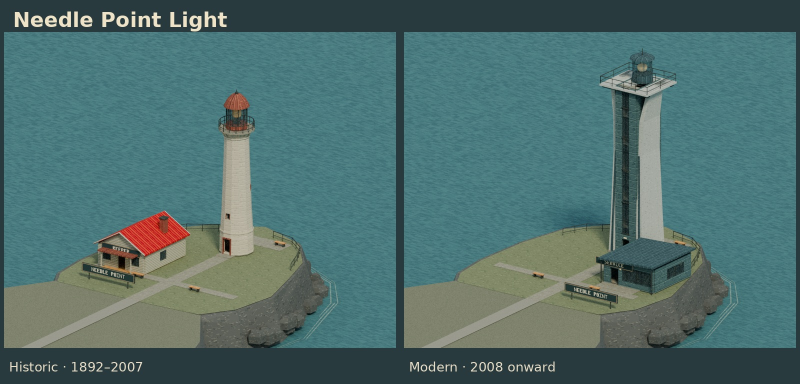
#> input picture prototypes/needle-point-light/review.jpg, 1600 x 768 px, given in place of historic-day.png, which was not available (shown at 1/2 size)
$ python package_review.py
#> lines starting #> are read from the running program, lines starting #| are printed output that depends on the picture
"""Assemble lighting comparisons from the exported-model render views."""
from pathlib import Path
from PIL import Image, ImageDraw, ImageFont, ImageOps

root=Path(__file__).resolve().parent
body=ImageFont.truetype("DejaVuSans.ttf",26)
bold=ImageFont.truetype("DejaVuSans-Bold.ttf",41)
states=[("historic","Historic · 1892–2007"),("modern","Modern · 2008 onward")]
for view,output,subtitle in (("day","review.jpg","Needle Point Light"),
                             ("night","review-night.jpg","Needle Point after dusk")):
    sheet=Image.new("RGB",(1600,768),"#293a3e")
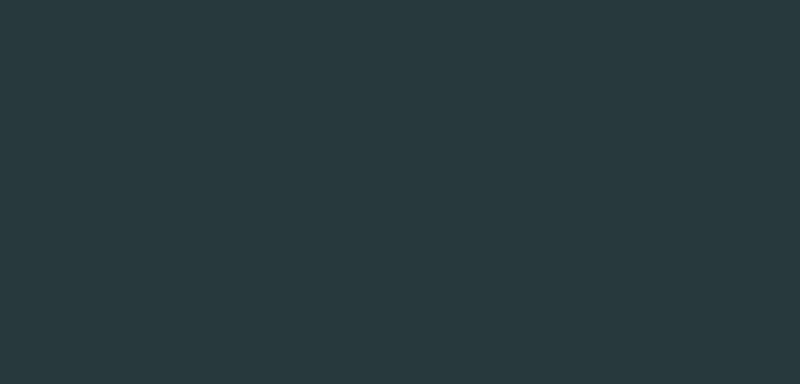
#> sheet: PIL image 1600x768 RGB (shown at 1/2 size); mean R, G, B 41, 58, 62
    draw=ImageDraw.Draw(sheet)
    draw.text((26,15),subtitle,font=bold,fill="#efe3c7")
    for i,(state,label) in enumerate(states):
        x=i*800
        with Image.open(root/"renders"/f"{state}-{view}.png") as image:
#> image is the input picture: PIL image 1600x768 RGB; mean R, G, B 79, 110.4, 109.2
            photo=ImageOps.contain(image.convert("RGB"),(784,640))
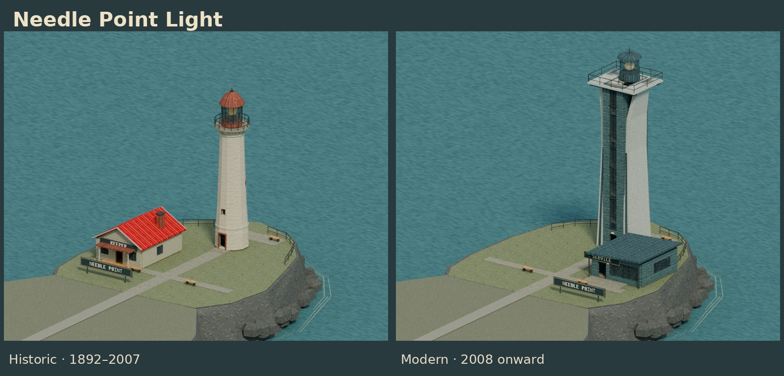
#> photo: PIL image 784x376 RGB; mean R, G, B 79, 110.4, 109.2
        sheet.paste(photo,(x+(800-photo.width)//2,64))
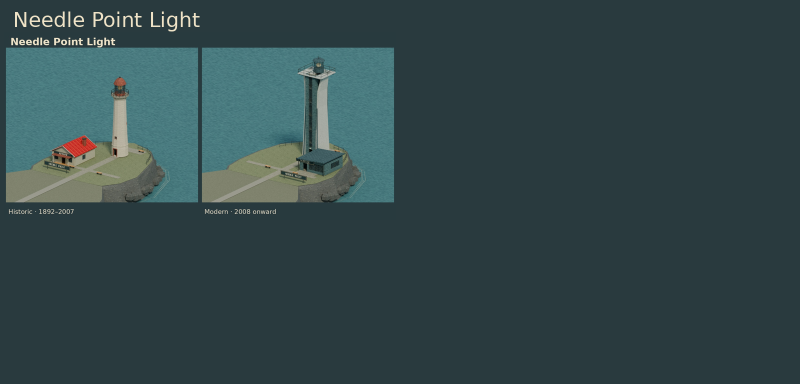
#> sheet: PIL image 1600x768 RGB (shown at 1/2 size); mean R, G, B 50.6, 71, 73.7
        draw.text((x+18,718),label,font=body,fill="#e8ddc6")
    sheet.save(root/output,quality=94)
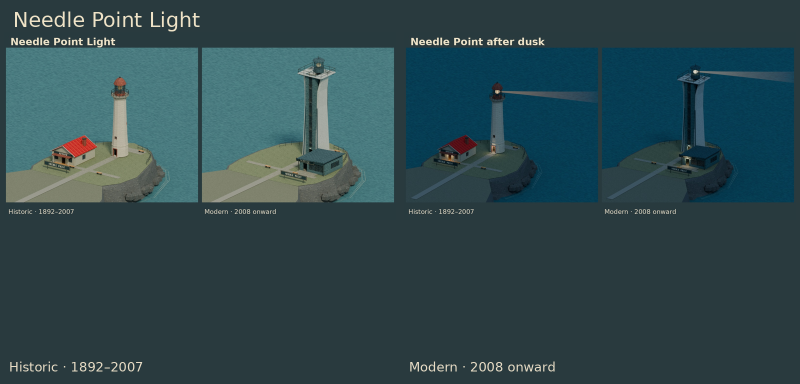
#> saved as review.jpg: PIL image 1600x768 RGB (shown at 1/2 size); mean R, G, B 46.6, 72.3, 77.5
#> pass 2 of the loop `for view,output,subtitle in (("day","review.jpg","Needle Point Light"),`:
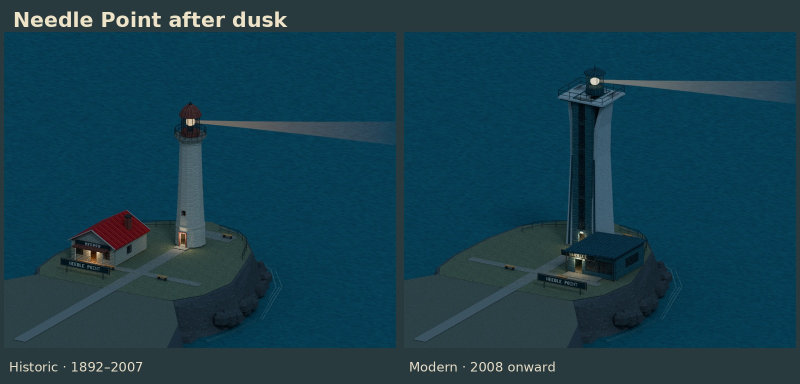
#> input picture prototypes/needle-point-light/review-night.jpg, 1600 x 768 px, given in place of historic-night.png, which was not available (shown at 1/2 size)
#> image is the input picture: PIL image 1600x768 RGB; mean R, G, B 22.4, 61.8, 76.7
#> `photo=ImageOps.contain(image.convert("RGB"),(784,640))`:
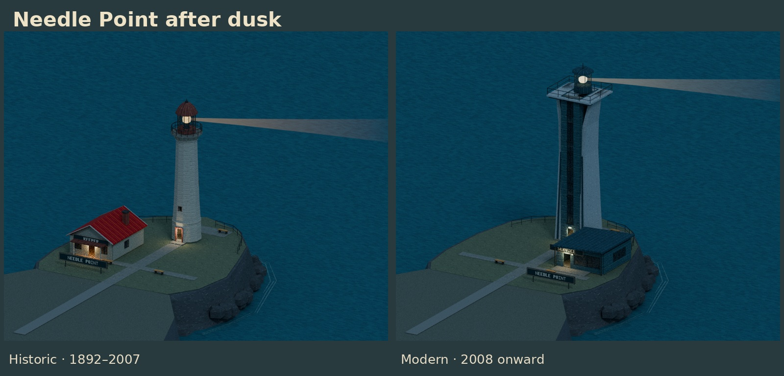
#> photo: PIL image 784x376 RGB; mean R, G, B 22.4, 61.8, 76.7
#> `sheet.paste(photo,(x+(800-photo.width)//2,64))`:
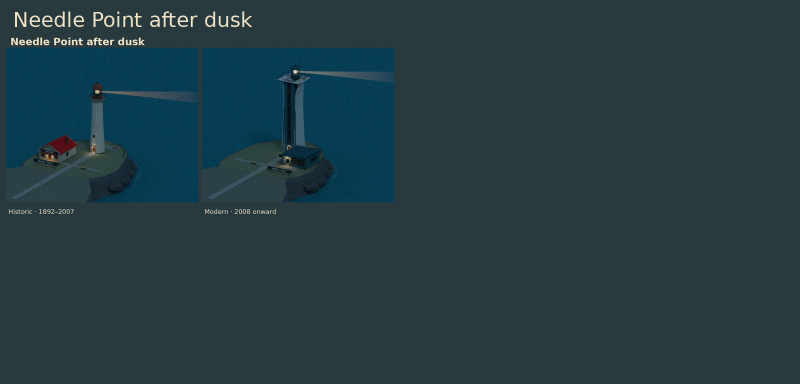
#> sheet: PIL image 1600x768 RGB (shown at 1/2 size); mean R, G, B 37.2, 59.5, 66
#> (the run stopped early here; a loop or call above may not have finished)
